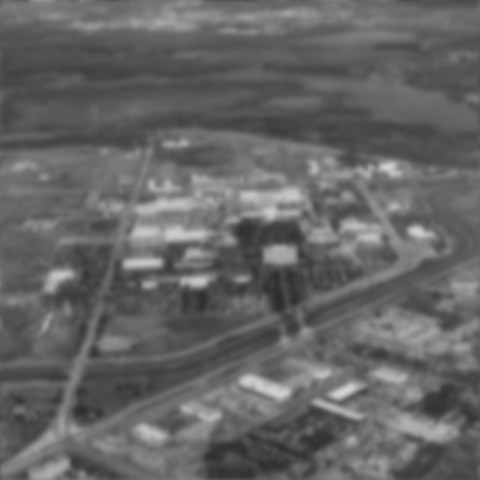
#> input picture DIP3E_Original/CH05_Images/Fig0525(b)(aerial_view_turb_c_0pt0025).tif, 480 x 480 px
$ python NG05-InverseFiltering.py
#> lines starting #> are read from the running program, lines starting #| are printed output that depends on the picture
#!/usr/bin/env python

# inverse filtering - 逆滤波

import cv2
import numpy as np
import matplotlib.pyplot as plt

def reverse_filter(M: np.int32, N: np.int32, k: np.float32, D: np.float32)->np.array:
    mask = np.zeros((M, N), dtype=np.float32)
    for u in range(M):
        for v in range(N):
            uu = np.abs(u-M/2)
            vv = np.abs(v-N/2)
            dist = np.sqrt(uu**2 + vv**2)
            if dist > D:
                mask[u, v] = 0
            else:
                mask[u, v] = np.e ** (-k * ((u+M/2)**2 + (v-N/2)**2)**(5/6))
    return mask

def reverse_filtering(im, mask: np.array):
    gray_im = cv2.cvtColor(im, cv2.COLOR_BGR2GRAY)

    # fft
    fft = np.fft.fft2(gray_im)
    # shift
    fft_shift = np.fft.fftshift(fft)

    # apply mask
    processed = fft_shift * mask

    # ifft shift
    ifft_shift = np.fft.ifftshift(processed)
    # ifft
    ifft = np.fft.ifft2(ifft_shift)

    # back image
    return np.abs(ifft)

if __name__ == '__main__':
    im = cv2.imread('CH05_Images/Fig0525(b)(aerial_view_turb_c_0pt0025).tif')
#> im is the input picture: shape (480, 480, 3); min 44, max 211, mean 101.2
    M, N = im.shape[:2]
#> M = 480; N = 480
    # print(M, N)
    mask = reverse_filter(M, N, 0.0025, 500)
#> after the loop in reverse_filter, `for u in range(M):`:
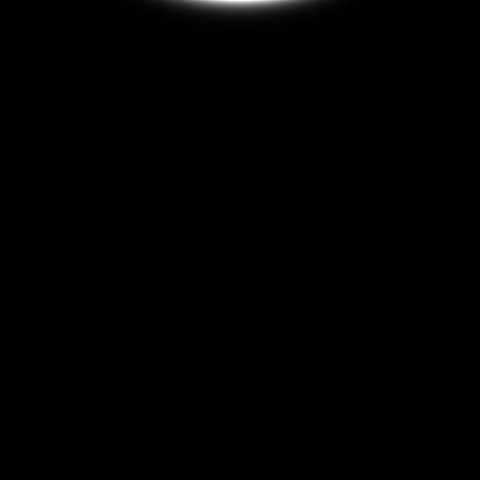
#> mask: shape (480, 480) float32; min 0, max 8.64e-11, mean 2.42e-13; drawn with min black and max white

    processed_im = reverse_filtering(im, mask)
#> in reverse_filtering, `return np.abs(ifft)`:
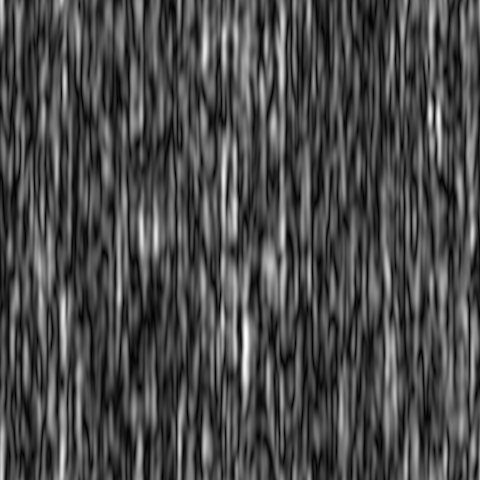
#> returned value: shape (480, 480) float64; min 1.01e-15, max 2.53e-12, mean 7.37e-13; drawn with min black and max white
    plt.imshow(processed_im, cmap='gray')
    plt.show()
